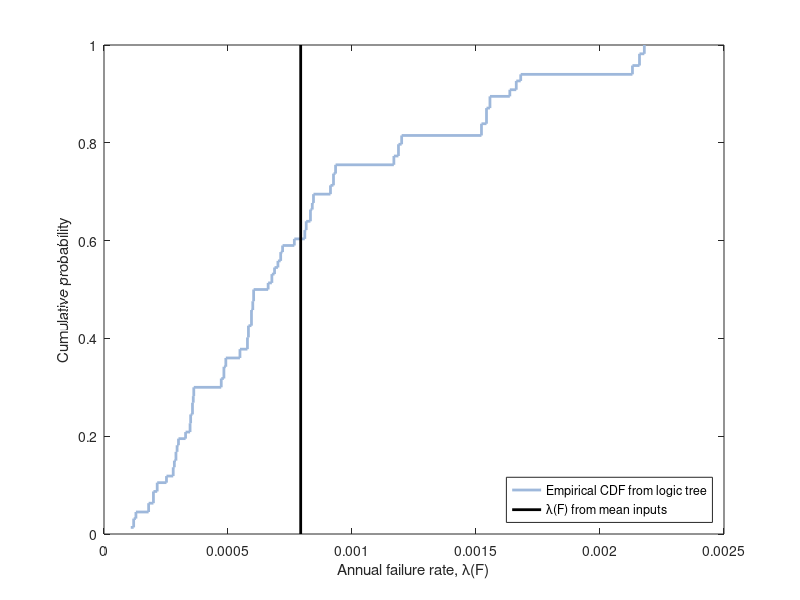
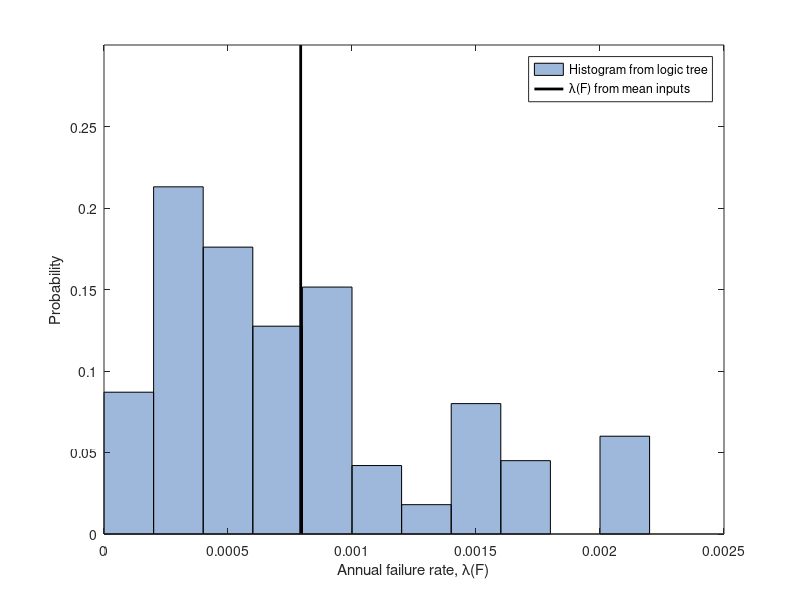
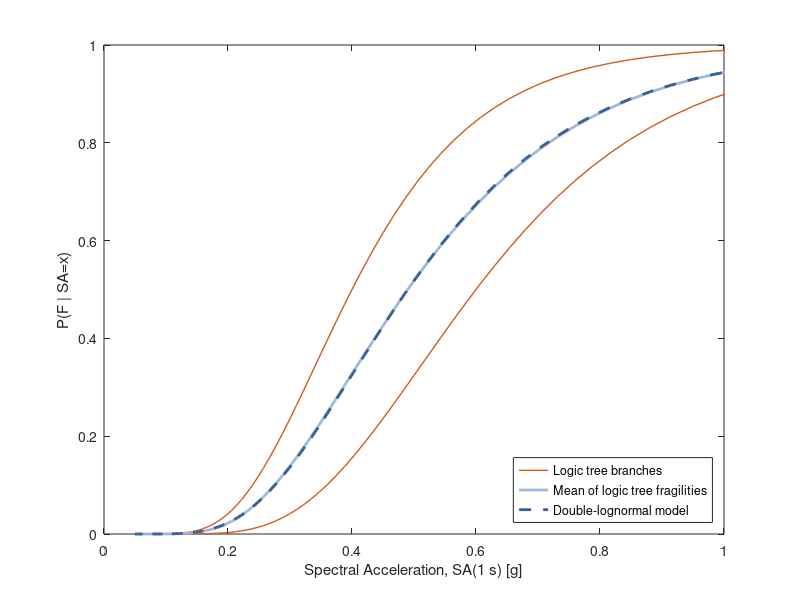

MATLAB code for these plots, in order:
% Logic tree calculation for failure rate
% Jack Baker
% 8/3/2018
% modified 1/7/2021 to allow optional color figures

clear; close all; clc;

    colorspec{1} = [56 95 150]/255;
    colorspec{2} = [207 89 33]/255;
    colorspec{3} = [158 184 219]/255;
    colorspec{4} = [231 184 0]/255;
    colorspec{5} = [128 0 0]/255;
    
    linespec{1} = '-';
    linespec{2} = '-';
    linespec{3} = '-';
    linespec{4} = '-';
    linespec{5} = '-';
    

%% load hazard curve data from Chapter 6 (ch6/calculations/PSHA_calc_w_epistemic.m)
load hazardEpistemicData
wtHaz = wt; % rename weight vector to avoid ambiguity
clear wt
x = logspace(log10(0.05), log10(2), 100); % IM values to consider 



%% fragility function specification
betaIM = 0.4;
thetaIM = [0.4 0.6];
wtTheta = [0.5 0.5];

for j = 1:length(thetaIM)
    fragility(j,:) = normcdf(log(x), log(thetaIM(j)), betaIM);
end


%% risk calculations over all logic tree branches

idx = 0; % running index for the outputs
for i=1:length(wtHaz) % loop over hazard curve branches
    dLambda =  abs([diff(lambda_x(i,:)) 0]);  % derivative of hazard curve
    
    for j=1:length(thetaIM) % loop over fragility branches
        idx = idx + 1; % increment index
        
        failRate(idx) = sum(fragility(j,:) .* dLambda);
        wtMaster(idx,:) = wtHaz(i) * wtTheta(j);
    end
end

%% mean hazard and mean fragility
for k = 1:length(x)
    lambdaImMean(:,k) = sum(lambda_x(:,k) .* wtHaz); % mean hazard
    fragilityMean(:,k) = sum(fragility(:,k) .* wtTheta'); % mean fragility
end

dLambdaMean =  abs([diff(lambdaImMean) 0]);  % derivative of mean hazard curve
failRateMeanInputs = sum(fragilityMean .* dLambdaMean); % failure rate using mean hazard and mean fragility



%% fractiles of failure rate
% fractiles of hazard
[failRateSort, dataIDX] = sort(failRate); % order branches from lowest rate to highest
weightCum = cumsum(wtMaster(dataIDX)); % order weights appropriately, and cumulatively sum


figure
stairs(failRateSort, weightCum, 'linewidth', 2, 'color', colorspec{3})
hold on
plot(failRateMeanInputs*[1 1], [0 1], '-', 'linewidth', 2, 'color', [0 0 0])
legend('Empirical CDF from logic tree', '\lambda(F) from mean inputs', 'location', 'southeast')
set(gca, 'ylim', [0 1])
xlabel('Annual failure rate, \lambda(F)')
ylabel('Cumulative probability')

%% bar chart of failure rate

xInt = 0.2e-3; % width of intervals to plot
xPlot = xInt/2:xInt:13*xInt; % IM intervals to plot
for i=1:length(xPlot)
    idx = find( (failRate>=xPlot(i)-xInt/2) & (failRate<xPlot(i)+xInt/2));
    yPlot(i) = sum(wtMaster(idx)); % sum weights of branches that fall in this bin
end

figure
h1 = bar(xPlot, yPlot, 1, 'FaceColor', colorspec{3});
hold on
h2 = plot(failRateMeanInputs*[1 1], [0 0.3], '-', 'linewidth', 2, 'color', [0 0 0]);
legend([h1 h2], 'Histogram from logic tree', '\lambda(F) from mean inputs')
xlabel('Annual failure rate, \lambda(F)')
ylabel('Probability')
axis([0 2.5e-3 0 0.3])

%% double-lognormal fragility model

mu_lnTheta = (log(thetaIM(1)) + log(thetaIM(2)))/2
thetaMedian = exp(mu_lnTheta)
betaTheta = sqrt(( (log(thetaIM(1))-mu_lnTheta)^2 + (log((thetaIM(2)))-mu_lnTheta)^2)/2)
betaTot = sqrt(betaIM^2 + betaTheta^2)

failRateDoubleLog = sum(normcdf(log(x), log(thetaMedian), betaTot) .* dLambdaMean) % failure rate using mean hazard and double-lognormal fragility

failRateMedianFragility = sum(normcdf(log(x), log(thetaMedian), betaIM) .* dLambdaMean) % failure rate using mean hazard and fragility with no epistemic

failRateMedianFragility/failRateDoubleLog

%% fragility functions plot
figure
h1 = plot(x, fragility, 'linewidth', 1, 'color', colorspec{2});
hold on
h2 = plot(x,fragilityMean, 'linewidth', 2, 'color', colorspec{3});
h3 = plot(x,normcdf(log(x), log(thetaMedian), betaTot), '--', 'linewidth', 2, 'color', colorspec{1});
legend([h1(1), h2, h3], 'Logic tree branches', 'Mean of logic tree fragilities', 'Double-lognormal model', 'location', 'southeast')
xlabel('Spectral Acceleration, SA(1 s) [g]')
ylabel('P(F | SA=x)')
axis([0 1 0 1])



